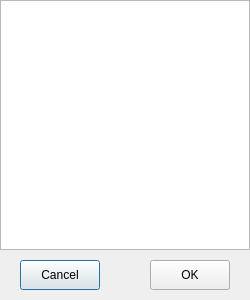
<?xml version="1.0" encoding="UTF-8"?>
<ui version="4.0">
 <class>DeviceSelector</class>
 <widget class="QDialog" name="DeviceSelector">
  <property name="geometry">
   <rect>
    <x>0</x>
    <y>0</y>
    <width>250</width>
    <height>300</height>
   </rect>
  </property>
  <property name="windowTitle">
   <string>Device</string>
  </property>
  <widget class="QListWidget" name="deviceListWidget">
   <property name="geometry">
    <rect>
     <x>0</x>
     <y>0</y>
     <width>250</width>
     <height>250</height>
    </rect>
   </property>
  </widget>
  <widget class="QPushButton" name="cancelButton">
   <property name="geometry">
    <rect>
     <x>20</x>
     <y>260</y>
     <width>80</width>
     <height>30</height>
    </rect>
   </property>
   <property name="text">
    <string>Cancel</string>
   </property>
  </widget>
  <widget class="QPushButton" name="okButton">
   <property name="geometry">
    <rect>
     <x>150</x>
     <y>260</y>
     <width>80</width>
     <height>30</height>
    </rect>
   </property>
   <property name="text">
    <string>OK</string>
   </property>
  </widget>
 </widget>
 <resources/>
 <connections/>
</ui>
